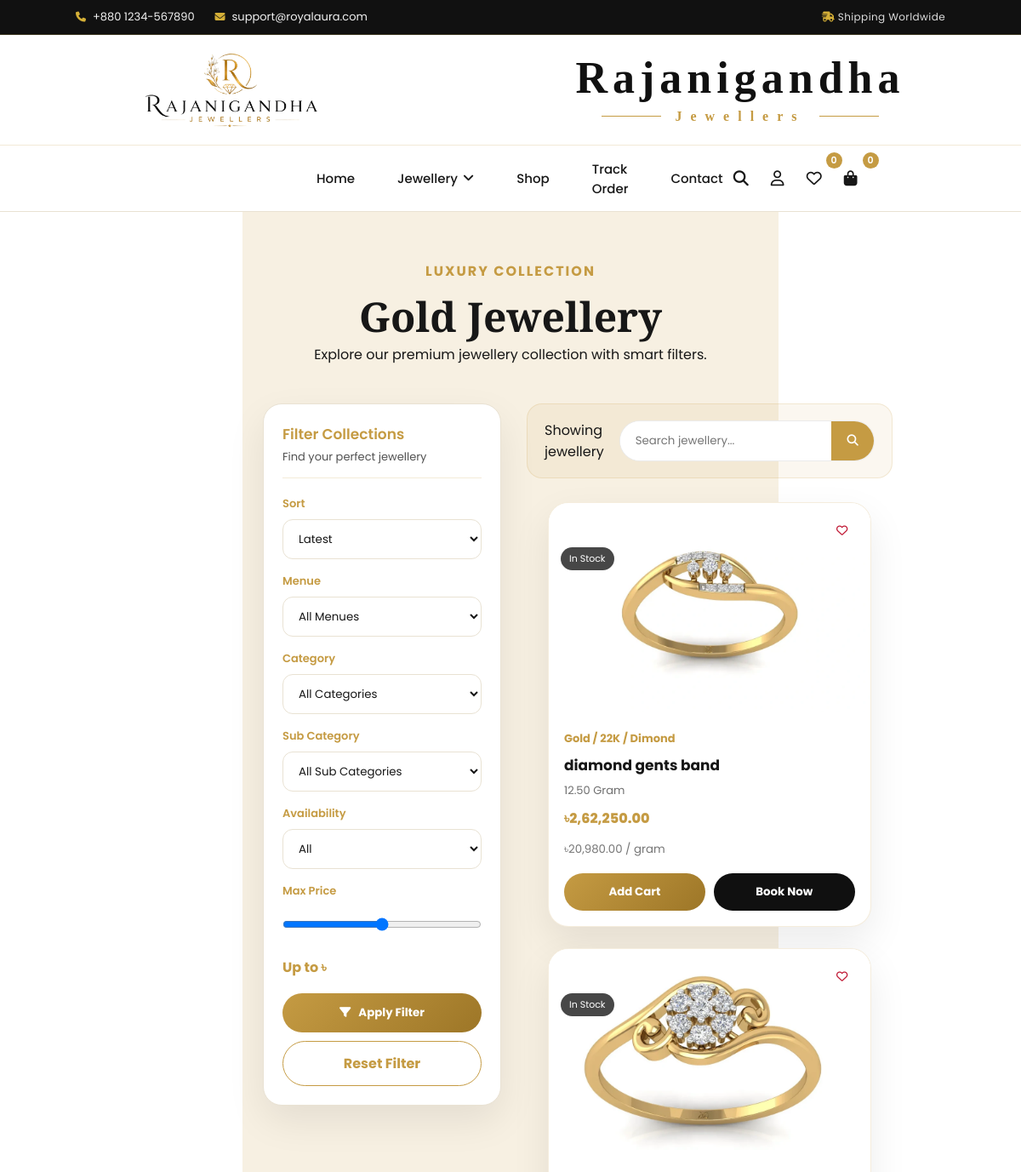
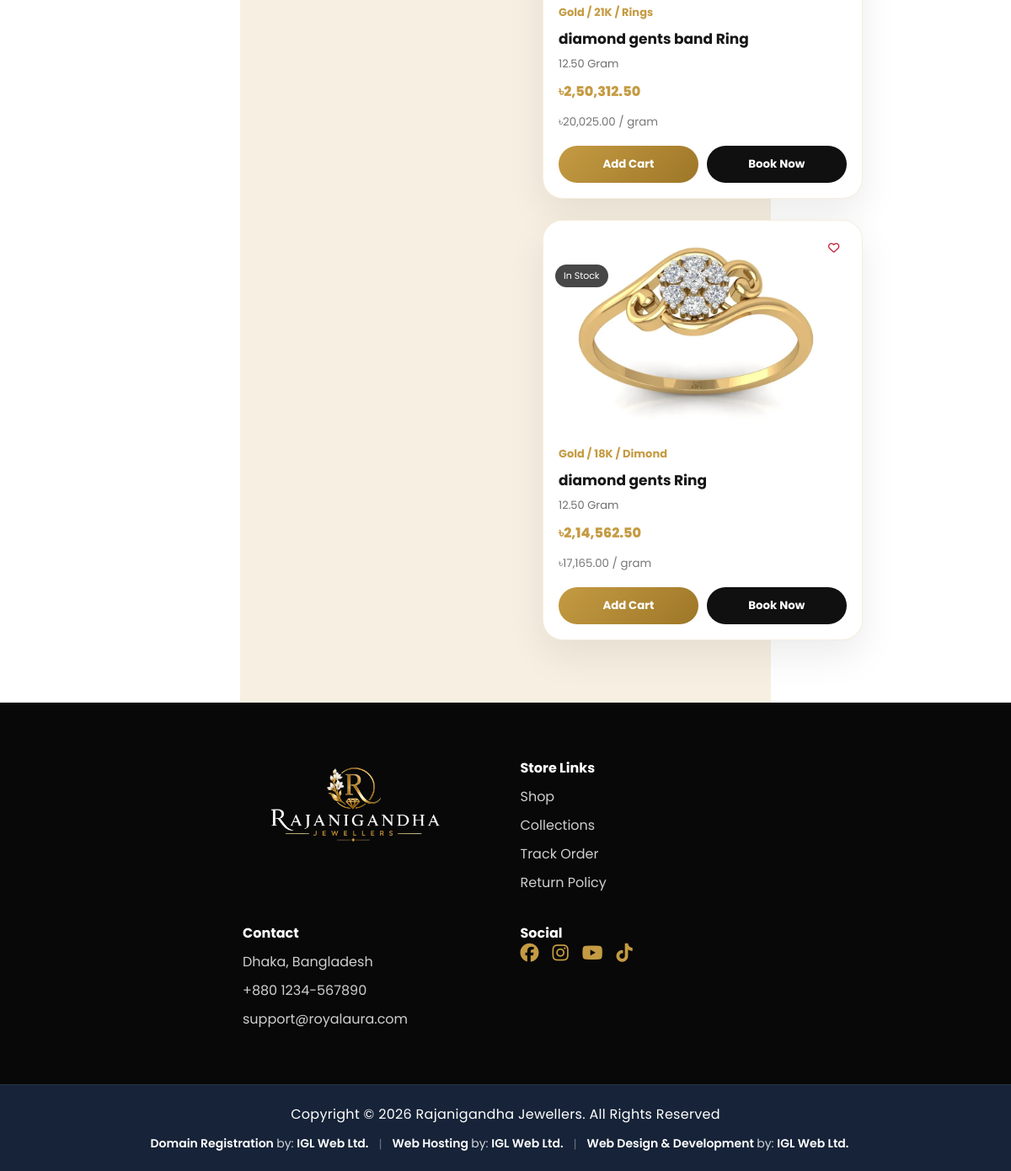
Screenshot of /Jewllery/gold/ with the database file from the repository (2 pictures, top to bottom).
### apps/pages/models.py (models this page shows, shortened)
class Menue(models.Model):
    MENU_TYPES = (
        (1, "Gold"),
        (2, "Diamond"),
        (3, "Silver"),
        (4, "Platinum"),
        (5, "Pearl"),
        (6, "Gemstone"),
    )
    name = models.PositiveIntegerField(
        choices=MENU_TYPES,
        unique=True
    )
    is_visible = models.BooleanField(default=True)
    slug = models.SlugField(unique=True, blank=True, max_length=255)
    order = models.PositiveIntegerField(blank=True, null=True)
    created_at = models.DateTimeField(auto_now_add=True)
    class Meta:
        ordering = ["order", "-id"]

class Product(models.Model):
    menue = models.ForeignKey(
        Menue,
        on_delete=models.CASCADE,
        related_name="products",
        null=True,
        blank=True
    )
    slug = models.SlugField(unique=True, blank=True, max_length=255)
    category = models.ForeignKey(
        Category,
        on_delete=models.CASCADE,
        related_name="products"
    )
    subcategory = models.ForeignKey(
        SubCategory,
        on_delete=models.SET_NULL,
        null=True,
        blank=True,
        related_name="products"
    )
    name = models.CharField(max_length=150)
    image = models.ImageField(upload_to="products/")
    manual_price_per_gram = models.DecimalField(
        max_digits=10,
        decimal_places=2,
        blank=True,
        null=True
    )
    is_auto_update_price = models.BooleanField(default=True)
    weight = models.DecimalField(
        max_digits=10,
        decimal_places=2,
        help_text="Weight in gram",
        null=True,
        blank=True
    )
    stock = models.PositiveIntegerField(default=0)
    is_available = models.BooleanField(default=True)
    short_description = models.TextField(blank=True)
    sku = models.CharField(max_length=50, unique=True, null=True, blank=True)
    order = models.PositiveIntegerField(blank=True, null=True)
    making_charges = models.DecimalField(max_digits=10, decimal_places=2, default=0)
    vat = models.DecimalField(max_digits=10, decimal_places=2, default=0)
    is_featured = models.BooleanField(default=False)
    is_new_arrival = models.BooleanField(default=False)
    is_best_seller = models.BooleanField(default=False)
    created_at = models.DateTimeField(auto_now_add=True)
    class Meta:
        ordering = ["order", "-id"]
    @property
    def price_per_gram(self):
        if self.is_auto_update_price:
            if self.category and self.category.price_per_gram:
                return self.category.price_per_gram
        if self.manual_price_per_gram:
            return self.manual_price_per_gram
        return Decimal("0")
    @property
    def regular_price(self):
        if self.weight:
            return self.weight * self.price_per_gram
        return Decimal("0")
    @property
    def discount_amount(self):
        return Decimal("0")
    @property
    def final_price(self):
        return self.regular_price + self.making_charges + self.vat - self.discount_amount

class Category(models.Model):
    CATEGORY_TYPES = (
        (1, "22K"),
        (2, "21K"),
        (3, "18K"),
        (4, "Traditional"),
        (5, "Natural Diamond"),
        (6, "Lab Grown Diamond"),
        (7, "Polki Diamond"),
        (8, "American Diamond"),
        (9, "Bridal Diamond"),
        (10, "950 Platinum"),
        (11, "900 Platinum"),
        (12, "Platinum Bridal"),
        (13, "Couple Band Platinum"),
        (14, "Freshwater Pearl"),
        (15, "Natural Pearl"),
        (16, "Cultured Pearl"),
        (17, "South Sea Pearl"),
        (18, "Ruby"),
        (19, "Emerald"),
        (20, "Sapphire"),
        (21, "Topaz"),
        (22, "Opal"),
        (23, "Amethyst"),
    )
    menue = models.ForeignKey(Menue,on_delete=models.CASCADE,related_name="categories", null=True)
    name = models.PositiveIntegerField(choices=CATEGORY_TYPES)
    is_visible = models.BooleanField(default=True)
    slug = models.SlugField(unique=True,blank=True,max_length=255)
    order = models.PositiveIntegerField(blank=True,null=True)
    created_at = models.DateTimeField(auto_now_add=True)
    price_per_gram = models.DecimalField(max_digits=10,decimal_places=2,blank=True,null=True)
    class Meta:
        ordering = ["order", "-id"]
        unique_together = ("menue", "name")

class SubCategory(models.Model):
    name = models.CharField(max_length=100)
    slug = models.SlugField(unique=True, blank=True, max_length=255)
    order = models.PositiveIntegerField(blank=True, null=True)
    created_at = models.DateTimeField(auto_now_add=True)
    class Meta:
        ordering = ["order", "-id"]

### apps/pages/views.py (the view)
# urls.py: path("Jewllery/<slug:slug>/",views.menue_products,name="menue_products"),
def menue_products(request, slug):
    menue = get_object_or_404(Menue, slug=slug)
    categories = Category.objects.filter(menue=menue).order_by("order")
    sub_categories = SubCategory.objects.all().order_by("order")
    products = Product.objects.select_related(
        "menue", "category", "subcategory"
    ).filter(menue=menue).order_by("order")
    return render(request, "pages/menue_products.html", {
        "menue": menue,
        "categories": categories,
        "sub_categories": sub_categories,
        "products": products,
        "featured_products": products.filter(is_featured=True)[:20],
        "sale_products": products[:24],
    })

### apps/pages/templates/pages/menue_products.html (shortened to what this page needs)
{% extends 'base/base.html' %}
{% load static %}
{% block page_css %}
<link rel="stylesheet" href="{% static 'css/pages/products.css' %}">
{% endblock %}
{% block content %}
<div class = "cart_border">
{% include "sections/products.html" %}
{% endblock %}

### apps/pages/templates/sections/products.html (shortened to what this page needs)
{% load static %}
{% block page_css %}
{% load custom_filters %}
{% endblock page_css %}
<section class="section shop-section reveal active" id="products">
    <div class="section-title">
        <span>Luxury Collection</span>
        <h2>
            {% if menue %}
                {{ menue.get_name_display }} Jewellery
            {% elif category %}
                {{ category.get_name_display }} Jewellery
            {% elif subcategory %}
                {{ subcategory.get_name_display }}
            {% else %}
                all Jewellery
            {% endif %}
        </h2>
        <p>Explore our premium jewellery collection with smart filters.</p>
    </div>
    <div class="shop-layout">
         {% if menue or category or subcategory %}
            <aside class="filters luxury-filter">
            <form method="GET">
                <div class="filter-head">
                    <h3>Filter Collections</h3>
                    <p>Find your perfect jewellery</p>
                </div>
                <label>Sort</label>
                <select name="sort">
                    <option value="latest" {% if selected_sort == "latest" %}selected{% endif %}>Latest</option>
                </select>
                <label>Menue</label>
                <select name="menue" id="menueFilter">
                    <option value="">All Menues</option>
                </select>
                <label>Category</label>
                <select name="category" id="categoryFilter">
                    <option value="">All Categories</option>
                </select>
                <label>Sub Category</label>
                <select name="subcategory">
                    <option value="">All Sub Categories</option>
                </select>
                <label>Availability</label>
                <select name="availability">
                    <option value="" {% if selected_availability == "" %}selected{% endif %}>All</option>
                </select>
                <label>Max Price</label>
                <input
                    type="range"
                    name="max_price"
                    min="1000"
                    max="200000"
                    step="500"
                    value="{{ max_price }}"
                    id="maxPriceRange"
                >
                <p class="range-price">
                    Up to ৳
                </p>
                <button class="gold-btn full" type="submit">
                    <i class="fa-solid fa-filter"></i>
                    Apply Filter
                </button>
                <a href="" class="outline-btn full reset-filter">
                    Reset Filter
                </a>
            </form>
        </aside>
         {% endif %}
        <div class="products-area">
            {% if menue or category or subcategory %}
                <form method="GET" class="shop-toolbar professional-toolbar">
                <p>
                    Showing <strong>{{ product_count }}</strong> jewellery
                </p>
                <div class="search-box">
                    <input
                        type="text"
                        name="search"
                        value="{{ search }}"
                        placeholder="Search jewellery..."
                    >
                    <button type="submit">
                        <i class="fa-solid fa-magnifying-glass"></i>
                    </button>
                </div>
            </form>
            {% endif %}
            <div class="product-grid" id="productGrid">
                {% for product in products %}
                <article class="product-card luxury-product-card">
                    {% if product.is_available and product.stock > 0 %}
                    <span class="stock">In Stock</span>
                    {% else %}
                    <span class="stock out-stock">Out of Stock</span>
                    {% endif %}
                    <button
                        class="wish-btn add-wishlist-btn"
                        data-url="{% url 'pages:add_to_wishlist' product.id %}"
                        type="button"
                        >
                        <i class="fa-regular fa-heart"></i>
                    </button>
                            <a   href="{% url 'pages:quick_view_product' product.slug %}?next={{ request.get_full_path|urlencode }}">
                                <div class="product-image">
                                    {% if product.image %}
                                        <img src="{{ product.image.url }}" alt="{{ product.name }}">
                                    {% endif %}
                                </div>
                                <div class="product-info">
                                    <span class="product-meta">
                                        {{ product.menue.get_name_display }} / {{ product.category.get_name_display }}
                                        {% if product.subcategory %}
                                            / {{ product.subcategory.name }}
                                        {% endif %}
                                    </span>
                                    <h3>{{ product.name }}</h3>
                                    <small class="weight-text">
                                        {{ product.weight }} Gram
                                    </small>
                                    <div class="price-row">
                                        <span class="new-price">
                                            ৳{{ product.final_price|bd_currency }}
                                        </span>
                                    </div>
                                    <small class="price-note">
                                        ৳{{ product.price_per_gram|bd_currency }} / gram
                                    </small>
                            </a>
                            <div class="product-actions">
                                <button
                                    class="gold-btn add-cart-btn"
                                    data-url="{% url 'pages:add_to_cart' product.id %}"
                                    type="button"
                                >
                                    Add Cart
                                </button>
                                <button
                                    class="dark-btn buy-now-btn"
                                    data-url="{% url 'pages:add_to_cart' product.id %}"
                                    data-checkout="{% url 'pages:checkout' %}"
                                    type="button"
                                >
                                    Book Now
                                </button>
                            </div>
                    </div>
                {% empty %}
                <div class="empty-products">
                    <i class="fa-solid fa-gem"></i>
                    <h3>No jewellery found</h3>
                    <p>Try changing your filter or search keyword.</p>
                </div>
                {% endfor %}
            </div>

### rows the page displays
Menue: name "Gold"
Product: is_available "In Stock", image (picture), menue.name "Gold", category.name "22K", subcategory.name "Dimond", name "diamond gents band", weight "12.50", final_price|bd_currency "2,62,250.00", price_per_gram|bd_currency "20,980.00"
Product: is_available "In Stock", image (picture), menue.name "Gold", category.name "21K", subcategory.name "Rings", name "diamond gents band Ring", weight "12.50", final_price|bd_currency "2,50,312.50", price_per_gram|bd_currency "20,025.00"
Product: is_available "In Stock", image (picture), menue.name "Gold", category.name "18K", subcategory.name "Dimond", name "diamond gents Ring", weight "12.50", final_price|bd_currency "2,14,562.50", price_per_gram|bd_currency "17,165.00"

### other values shown
{{ wishlist_count|default:0 }} "0"
{{ cart_count|default:0 }} "0"
